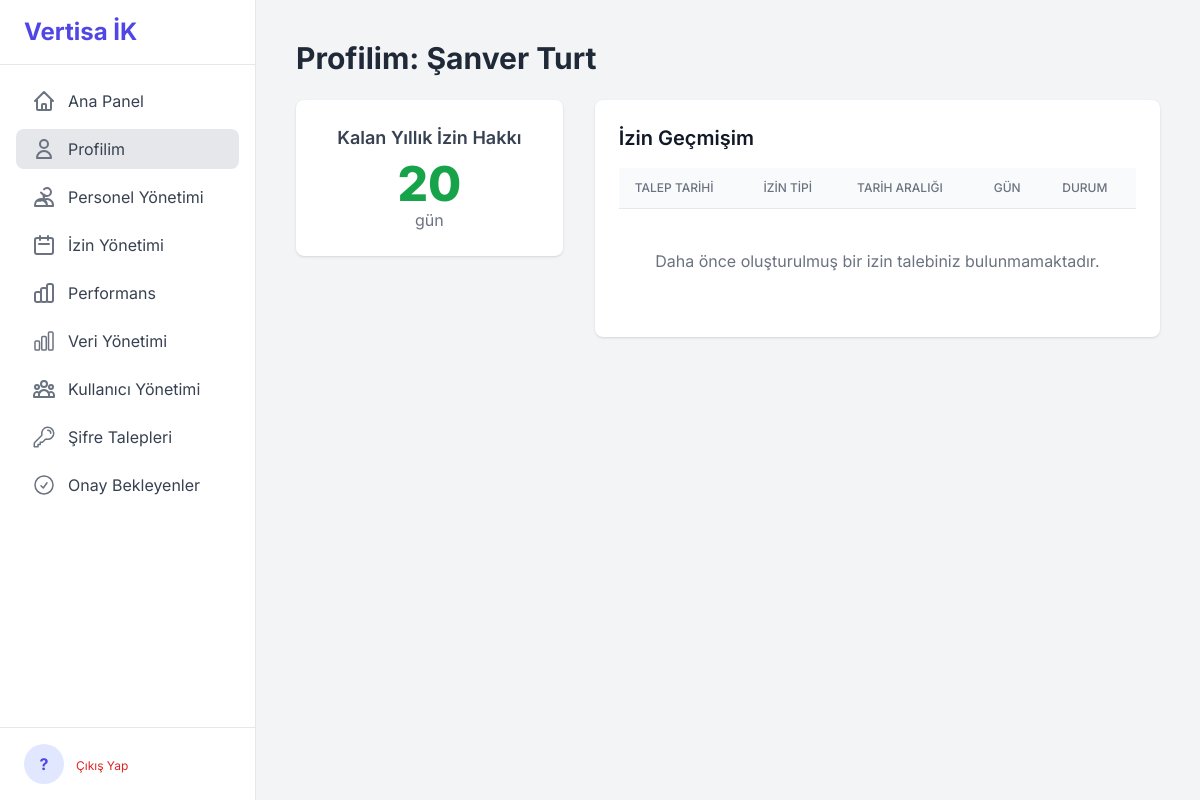
The app's page /personnel/profile (signed in) with its own data.
### tables this page shows
CREATE TABLE calisanlar (
        id INTEGER PRIMARY KEY AUTOINCREMENT, 
        ad TEXT NOT NULL, 
        soyad TEXT NOT NULL,
        sicil_no TEXT UNIQUE,
        tc_kimlik TEXT UNIQUE NOT NULL, 
        ise_baslama_tarihi TEXT, 
        isten_cikis_tarihi TEXT,
        dogum_tarihi TEXT,
        cinsiyet TEXT,
        kan_grubu TEXT,
        tel TEXT, 
        yakin_tel TEXT, 
        adres TEXT, 
        iban TEXT, 
        egitim TEXT, 
        ucreti TEXT, 
        aciklama TEXT,
        yillik_izin_bakiye INTEGER NOT NULL DEFAULT 20, 
        yaka_tipi TEXT,
        yonetici_id INTEGER REFERENCES calisanlar(id), 
        sube_id INTEGER REFERENCES subeler(id),
        departman_id INTEGER REFERENCES departmanlar(id),
        gorev_id INTEGER REFERENCES gorevler(id), 
        mail TEXT UNIQUE,
        onay_durumu TEXT NOT NULL DEFAULT 'Onaylandı', 
        admin_notu TEXT
    );

### app/personnel.py (the view)
@bp.route('/profile')
@login_required
@personnel_linked_required
def profile():
    db = g.db
    calisan_id = session.get('calisan_id')
    personnel_info = db.execute(
        """SELECT c.*, s.sube_adi, d.departman_adi, g.gorev_adi
           FROM calisanlar c
           LEFT JOIN subeler s ON c.sube_id = s.id
           LEFT JOIN departmanlar d ON c.departman_id = d.id
           LEFT JOIN gorevler g ON c.gorev_id = g.id
           WHERE c.id = ?""", (calisan_id,)
    ).fetchone()
    my_requests = db.execute('SELECT * FROM izin_talepleri WHERE calisan_id = ? ORDER BY talep_tarihi DESC', (calisan_id,)).fetchall()
    my_team = []
    if session.get('role') in ['admin', 'manager']:
        my_team = db.execute(
            """SELECT c.id, c.ad, c.soyad, g.gorev_adi
               FROM calisanlar c
               LEFT JOIN gorevler g ON c.gorev_id = g.id
               WHERE c.yonetici_id = ? AND c.onay_durumu = 'Onaylandı'""", (calisan_id,)
        ).fetchall()
    return render_template('profile.html', personnel=personnel_info, my_requests=my_requests, my_team=my_team)

### app/auth.py (called while the page is built)
def login_required(view):
    @wraps(view)
    def wrapped_view(**kwargs):
        if 'user_id' not in session:
            flash("Bu sayfayı görüntülemek için lütfen giriş yapın.", "warning")
            return redirect(url_for('auth.login'))
        return view(**kwargs)
    return wrapped_view

def personnel_linked_required(view):
    @wraps(view)
    def wrapped_view(**kwargs):
        if "calisan_id" not in session or session["calisan_id"] is None:
            return render_template('unlinked_user.html')
        return view(**kwargs)
    return wrapped_view

### app/templates/profile.html (shortened to what this page needs)
{% extends "base.html" %}
{% block content %}
<div class="flex justify-between items-center mb-6">
    <h1 class="text-3xl font-bold text-gray-800">Profilim: {{ personnel.ad }} {{ personnel.soyad }}</h1>
</div>
<div class="grid grid-cols-1 lg:grid-cols-3 gap-8">
    <div class="lg:col-span-1 space-y-6">
        <div class="bg-white rounded-lg shadow p-6 text-center">
            <h2 class="text-lg font-semibold text-gray-700">Kalan Yıllık İzin Hakkı</h2>
            <p class="text-5xl font-extrabold text-green-600 mt-2">{{ personnel.yillik_izin_bakiye }}</p>
            <p class="text-gray-500">gün</p>
        </div>
    </div>
    <div class="lg:col-span-2 bg-white rounded-lg shadow p-6">
        <h2 class="text-xl font-semibold text-gray-900 mb-4">İzin Geçmişim</h2>
        <div class="overflow-x-auto">
            <table class="min-w-full divide-y divide-gray-200">
                <thead class="bg-gray-50">
                    <tr>
                        <th class="px-4 py-3 text-left text-xs font-medium text-gray-500 uppercase">Talep Tarihi</th>
                        <th class="px-4 py-3 text-left text-xs font-medium text-gray-500 uppercase">İzin Tipi</th>
                        <th class="px-4 py-3 text-left text-xs font-medium text-gray-500 uppercase">Tarih Aralığı</th>
                        <th class="px-4 py-3 text-left text-xs font-medium text-gray-500 uppercase">Gün</th>
                        <th class="px-4 py-3 text-left text-xs font-medium text-gray-500 uppercase">Durum</th>
                    </tr>
                </thead>
                <tbody class="bg-white divide-y divide-gray-200">
                    {% for req in my_requests %}
                    <tr class="hover:bg-gray-50">
                        <td class="px-4 py-4 whitespace-nowrap text-sm text-gray-800">{{ req.talep_tarihi }}</td>
                        <td class="px-4 py-4 whitespace-nowrap text-sm text-gray-800">{{ req.izin_tipi }}</td>
                        <td class="px-4 py-4 whitespace-nowrap text-sm text-gray-800">{{ req.baslangic_tarihi }} - {{ req.bitis_tarihi }}</td>
                        <td class="px-4 py-4 whitespace-nowrap text-sm text-gray-800">{{ req.gun_sayisi }}</td>
                        <td class="px-4 py-4 whitespace-nowrap text-sm font-semibold">
                            {% if req.durum == 'Onaylandı' %}
                                <span class="px-2 inline-flex text-xs leading-5 rounded-full bg-green-100 text-green-800">{{ req.durum }}</span>
                            {% elif req.durum == 'Reddedildi' %}
                                <span class="px-2 inline-flex text-xs leading-5 rounded-full bg-red-100 text-red-800">{{ req.durum }}</span>
                            {% else %}
                                <span class="px-2 inline-flex text-xs leading-5 rounded-full bg-yellow-100 text-yellow-800">{{ req.durum }}</span>
                            {% endif %}
                        </td>
                    </tr>
                    {% else %}
                    <tr>
                        <td colspan="5" class="text-center py-10 text-gray-500">Daha önce oluşturulmuş bir izin talebiniz bulunmamaktadır.</td>
                    </tr>
                    {% endfor %}
                </tbody>
            </table>
        </div>
    </div>
</div>
{% endblock %}

### app/templates/base.html (style rules this page uses)
body { font-family: 'Inter', sans-serif; }

### records on screen
calisanlar: ad "Şanver", soyad "Turt", yillik_izin_bakiye "20"

### other values on screen
{{ session.ad_soyad[0]|upper if session.ad_soyad else '?' }} "?"
